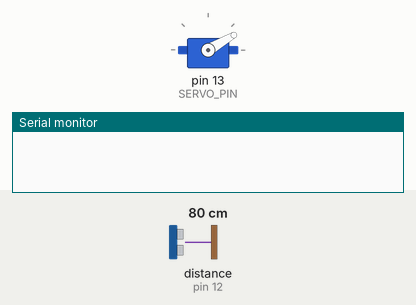
Simulated run of this sketch. Board: Arduino Uno, built with avr-gcc and run on an emulated ATmega328P. On the bench: servo, the last lines printed to the serial monitor. Wiring (inferred from the names in the program): ultrasonic range finder: trigger pin 11; echo pin 12. The test bench sets the inputs (shaded band); at power-on: distance to the obstacle (sensor on pin 12) 80 cm. The echo pulse lasts 58.3 µs per cm.

Above: at 0.67 s.
At 1.7 s:
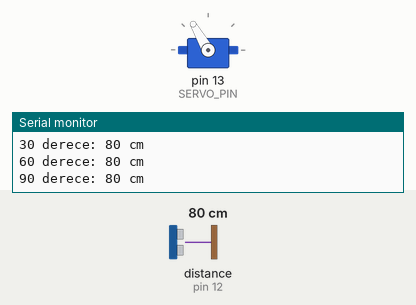
1.8 s: distance to the obstacle (sensor on pin 12) set to 120 cm
At 2.6 s:
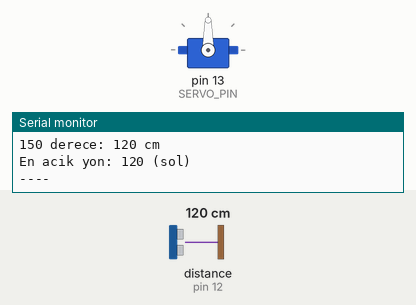
Timing chart, 0 to 9.7 s (numbered marks = the images above; inputs shaded):
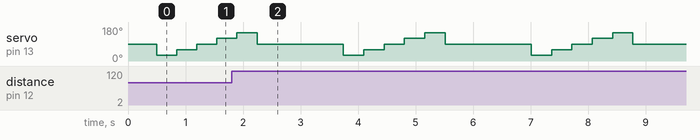

The sketch:

08_radar.ino
```cpp
// 8. SERVO + MESAFE: radar
// Servo uzerindeki mesafe sensoru 5 yone bakar, en acik yonu yazar.
// Motorlar calismaz; robot masada durabilir. Seri Monitor: 9600 baud.

#include <Servo.h>

const byte TRIG = 11, ECHO = 12;
const byte SERVO_PIN = 13;
const int ACILAR[5] = {30, 60, 90, 120, 150};   // 30 = sag, 150 = sol (montaja gore degisebilir)

Servo kafa;

long olc() {
  digitalWrite(TRIG, LOW);  delayMicroseconds(2);
  digitalWrite(TRIG, HIGH); delayMicroseconds(10);
  digitalWrite(TRIG, LOW);
  unsigned long sure = pulseIn(ECHO, HIGH, 25000);
  return sure == 0 ? 0 : sure / 58;
}

long mesafeCm() {
  long toplam = 0;
  int n = 0;
  for (int i = 0; i < 3; i++) {
    long cm = olc();
    if (cm > 0) { toplam += cm; n++; }
    delay(10);
  }
  return n > 0 ? toplam / n : 0;
}

void setup() {
  Serial.begin(9600);
  pinMode(TRIG, OUTPUT); pinMode(ECHO, INPUT);
  kafa.attach(SERVO_PIN);
  kafa.write(90);
  delay(500);
}

void loop() {
  int enIyiAci = 90;
  long enUzak = 0;

  for (int i = 0; i < 5; i++) {
    kafa.write(ACILAR[i]);
    delay(300);                    // Servo yerine otursun, sonra olc
    long cm = mesafeCm();
    Serial.print(ACILAR[i]);
    Serial.print(" derece: ");
    if (cm == 0) Serial.println("olcum yok (uzak sayildi)");
    else { Serial.print(cm); Serial.println(" cm"); }
    long deger = cm == 0 ? 400 : cm;    // 9. uygulamadaki gibi: olcum yok = acik
    if (deger > enUzak) { enUzak = deger; enIyiAci = ACILAR[i]; }
  }

  Serial.print("En acik yon: ");
  Serial.print(enIyiAci);
  if (enIyiAci < 90)      Serial.println(" (sag)");
  else if (enIyiAci > 90) Serial.println(" (sol)");
  else                    Serial.println(" (on)");
  Serial.println("----");

  kafa.write(90);
  delay(1500);
}
```

Measured:
- by itself, servo on pin 13 (SERVO_PIN): repeats every 3.3 s: 90° 1.5 s, 30° 0.35 s, 60° 0.35 s, 90° 0.35 s, 120° 0.35 s, 150° 0.35 s
